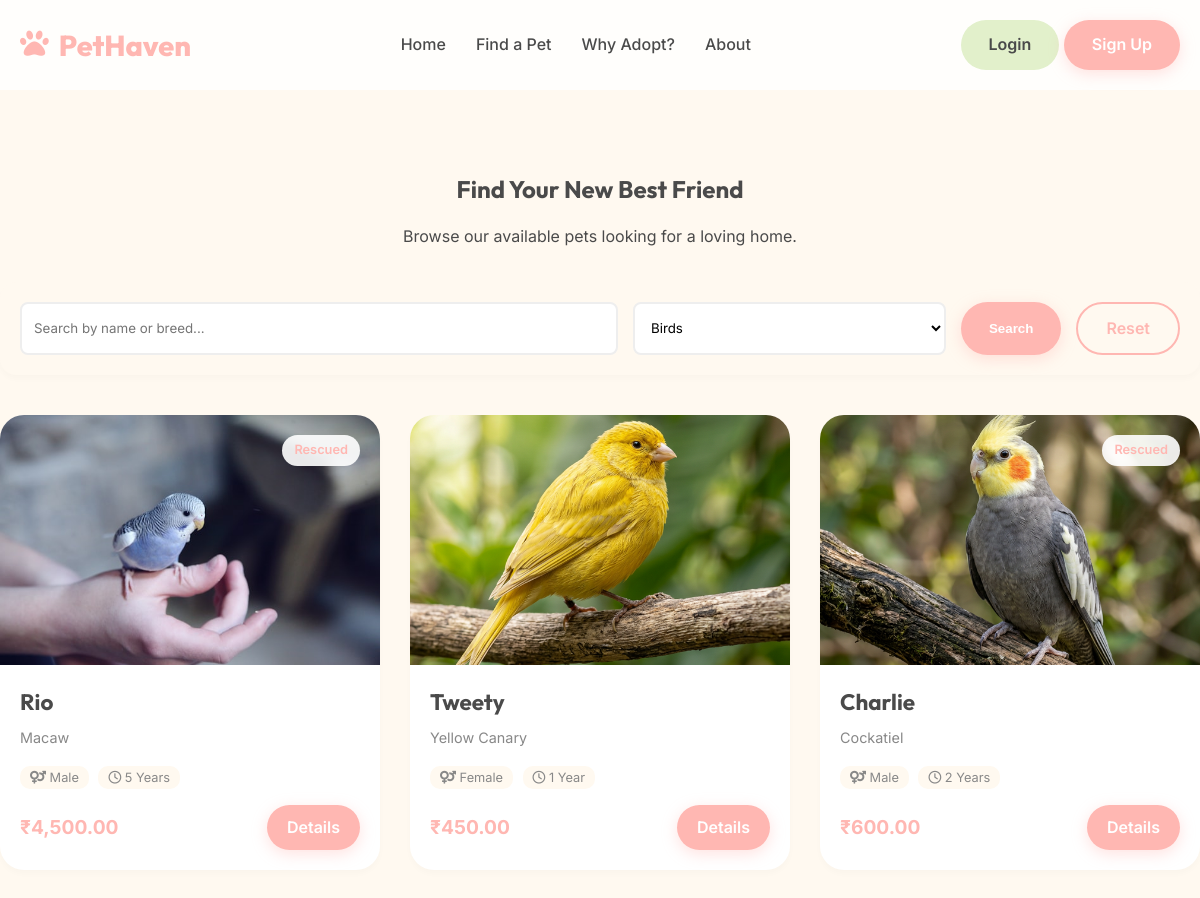
Page /index.php?section=find-pet&category=Birds on the committed database.
### tables this page shows
CREATE TABLE IF NOT EXISTS pets (
    name VARCHAR(100) PRIMARY KEY,
    category_name VARCHAR(50),
    breed VARCHAR(100),
    age VARCHAR(20),
    gender ENUM('Male', 'Female'),
    color VARCHAR(50),
    price DECIMAL(10, 2) DEFAULT 0.00,
    description TEXT,
    behavior TEXT,
    care_pattern TEXT,
    is_rescued BOOLEAN DEFAULT FALSE,
    image VARCHAR(255),
    status ENUM('available', 'adopted') DEFAULT 'available',
    created_at TIMESTAMP DEFAULT CURRENT_TIMESTAMP,
    FOREIGN KEY (category_name) REFERENCES categories(name)
);

### index.php (the view, shortened to what this page needs)
<?php
require_once 'includes/db.php';
require_once 'includes/header.php';
$section = isset($_GET['section']) ? $_GET['section'] : 'home';
if ($section === 'home'): ?>
    <header class="hero">
        <div class="container hero-grid">
            <div class="hero-content">
                <h1>Find a loving home, <br> <span style="color: var(--color-primary);">Adopt a loving soul.</span></h1>
                <p>Join our mission to provide every pet with the love and care they deserve. Your new best friend is just a click away.</p>
                <div style="display: flex; gap: 15px;">
                    <a href="index.php?section=find-pet" class="btn btn-primary">Find a Pet</a>
                    <a href="index.php?section=why-adopt" class="btn btn-outline">Why Adopt?</a>
                </div>
            </div>
            <div class="hero-image">
                <img src="assets/images/pet_max.jpg" alt="Happy Dog" style="width: 100%; height: 400px; object-fit: cover; border-radius: var(--radius-lg); box-shadow: var(--shadow-lg);">
            </div>
        </div>
    </header>
    <section class="section-padding container" id="categories">
        <div class="text-center mb-4">
            <h2 class="mb-2">Find Your Perfect Companion</h2>
            <p>Select a pet type to see who's available.</p>
        </div>
        <div class="categories-grid">
            <?php
            $cats = $pdo->query("SELECT * FROM categories")->fetchAll();
            foreach($cats as $cat):
                $iconClass = 'fa-paw';
                if(strtolower($cat['name']) == 'dogs') $iconClass = 'fa-dog';
                if(strtolower($cat['name']) == 'cats') $iconClass = 'fa-cat';
                if(strtolower($cat['name']) == 'birds') $iconClass = 'fa-dove';
                if(strtolower($cat['name']) == 'rabbits') $iconClass = 'fa-carrot';
            ?>
                <a href="index.php?section=find-pet&category=<?php echo urlencode($cat['name']); ?>" style="text-decoration: none; color: inherit;">
                    <div class="category-card">
                        <i class="fa-solid <?php echo $iconClass; ?> category-icon" style="color: var(--color-primary);"></i>
                        <h3><?php echo htmlspecialchars($cat['name']); ?></h3>
                    </div>
                </a>
            <?php endforeach; ?>
        </div>
    </section>
    <section class="section-padding" style="background: white;">
        <div class="container hero-grid" style="grid-template-columns: 1fr 1.2fr;">
            <div style="background: var(--color-warm-bg); padding: 40px; border-radius: var(--radius-lg);">
                <h2 class="mb-2">Why Choose PetHaven?</h2>
                <p class="mb-4">We are more than just a shelter; we are a community dedicated to animal welfare.</p>
                <div style="display: grid; gap: 20px;">
                    <div style="display: flex; gap: 15px; align-items: flex-start;">
                        <i class="fa-solid fa-heart-pulse fa-2x" style="color: var(--color-primary);"></i>
                        <div>
                            <h4>Health Guaranteed</h4>
                            <p style="font-size: 0.9rem; color: var(--color-text-light);">All our pets undergo thorough health checks and vaccinations before adoption.</p>
                        </div>
                    </div>
                    <div style="display: flex; gap: 15px; align-items: flex-start;">
                        <i class="fa-solid fa-hand-holding-heart fa-2x" style="color: var(--color-primary);"></i>
                        <div>
                            <h4>Support Team</h4>
                            <p style="font-size: 0.9rem; color: var(--color-text-light);">We provide 24/7 post-adoption support to help you and your pet settle in.</p>
                        </div>
                    </div>
                    <div style="display: flex; gap: 15px; align-items: flex-start;">
                        <i class="fa-solid fa-shield-cat fa-2x" style="color: var(--color-primary);"></i>
                        <div>
                            <h4>Safe Process</h4>
                            <p style="font-size: 0.9rem; color: var(--color-text-light);">Our adoption legalities are transparent and designed for the pet's safety.</p>
                        </div>
                    </div>
                </div>
            </div>
            <div style="padding-left: 40px;">
                <img src="assets/images/cat_cats.jpg" style="width: 100%; border-radius: var(--radius-lg); box-shadow: var(--shadow-soft);">
            </div>
        </div>
    </section>
<?php
elseif ($section === 'find-pet'): ?>
    <section class="section-padding container">
        <div class="text-center mb-4">
            <h2 class="mb-2">Find Your New Best Friend</h2>
            <p>Browse our available pets looking for a loving home.</p>
        </div>
        <?php
        $where = "p.status = 'available'";
        $params = [];
        if(isset($_GET['category']) && !empty($_GET['category'])) {
            $where .= " AND p.category_name = ?";
            $params[] = $_GET['category'];
        }
        $sql = "SELECT p.*, c.name as category_name FROM pets p LEFT JOIN categories c ON p.category_name = c.name WHERE $where ORDER BY p.created_at DESC";
        $stmt = $pdo->prepare($sql);
        $stmt->execute($params);
        $all_pets = $stmt->fetchAll(PDO::FETCH_ASSOC);
        ?>
        <div style="background: var(--color-warm-bg); padding: 20px; border-radius: var(--radius-md); box-shadow: var(--shadow-card); margin-bottom: 40px;">
            <form method="GET" action="index.php" style="display: flex; gap: 15px; flex-wrap: wrap;">
                <input type="text" name="search" placeholder="Search by name or breed..." class="form-control" style="flex: 2; background: white;" value="<?php echo htmlspecialchars($_GET['search'] ?? ''); ?>">
                <select name="category" class="form-control" style="flex: 1; background: white;" onchange="this.form.submit()">
                    <?php
                    $cats = $pdo->query("SELECT * FROM categories")->fetchAll();
                    foreach($cats as $c) {
                        $selected = (isset($_GET['category']) && $_GET['category'] == $c['name']) ? 'selected' : '';
                        echo "<option value='{$c['name']}' $selected>{$c['name']}</option>";
                    }
                    ?>
                </select>
                <button type="submit" class="btn btn-primary">Search</button>
                <a href="index.php?section=find-pet" class="btn btn-outline" style="text-decoration: none; display: flex; align-items: center;">Reset</a>
            </form>
        </div>
        <?php if(count($all_pets) > 0): ?>
            <div class="pets-grid">
                <?php foreach($all_pets as $pet): ?>
                <div class="pet-card">
                    <?php if($pet['is_rescued']): ?>
                        <span class="pet-badge">Rescued</span>
                    <?php endif; ?>
                    <div class="pet-image">
                        <img src="<?php echo $pet['image']; ?>" alt="<?php echo $pet['name']; ?>" style="width: 100%; height: 250px; object-fit: cover;">
                    </div>
                    <div class="pet-info">
                        <h3 class="pet-name"><?php echo htmlspecialchars($pet['name']); ?></h3>
                        <p class="pet-breed"><?php echo htmlspecialchars($pet['breed']); ?></p>
                        <div style="margin-bottom: 15px;">
                            <span class="tag"><i class="fa-solid fa-venus-mars"></i> <?php echo $pet['gender']; ?></span>
                            <span class="tag"><i class="fa-regular fa-clock"></i> <?php echo $pet['age']; ?></span>
                        </div>
                        <div style="display: flex; justify-content: space-between; align-items: center;">
                            <span style="font-weight: 700; color: var(--color-primary); font-size: 1.2rem;">
                                <?php echo $pet['price'] > 0 ? '₹'.number_format($pet['price'], 2) : 'Free Adoption'; ?>
                            </span>
                            <a href="pet_details.php?name=<?php echo urlencode($pet['name']); ?>" class="btn btn-primary" style="padding: 10px 20px;">Details</a>
                        </div>
                    </div>
                </div>
                <?php endforeach; ?>
            </div>
        <?php else: ?>
            <div class="text-center section-padding">
                <i class="fa-solid fa-magnifying-glass fa-3x mb-3" style="color: #ddd;"></i>
                <h3>No pets found</h3>
                <p>Try searching for something else or browse all categories.</p>
                <a href="index.php?section=find-pet" class="btn btn-primary mt-3">Reset Search</a>
            </div>
        <?php endif; ?>
    </section>
<?php
elseif ($section === 'why-adopt'): ?>
<section class="section-padding" id="why-adopt" style="min-height: 80vh; display: flex; align-items: center;">
    <div class="container">
        <div class="hero-grid">
            <div style="order: 2;">
                <h2 class="mb-4">Why Adopt a Pet?</h2>
                <div style="margin-bottom: 30px;">
                    <h4 style="color: var(--color-primary); margin-bottom: 10px;"><i class="fa-solid fa-heart"></i> Save a Life</h4>
                    <p>When you adopt, you save a loving animal by making them part of your family and open up shelter space for another animal who might need it.</p>
                </div>
                <div style="margin-bottom: 30px;">
                     <h4 style="color: var(--color-primary); margin-bottom: 10px;"><i class="fa-solid fa-hand-holding-heart"></i> Unconditional Love</h4>
                    <p>Rescued pets are often the most grateful and loyal companions. They seem to know you saved them.</p>
                </div>
                <div>
                     <h4 style="color: var(--color-primary); margin-bottom: 10px;"><i class="fa-solid fa-ban"></i> Stop Puppy Mills</h4>
                    <p>Adoption is a way to fight against cruel breeding facilities. Be part of the solution, not the problem.</p>
                </div>
                <div class="mt-4">
                    <a href="index.php?section=find-pet" class="btn btn-primary">Browse available pets</a>
                </div>
            </div>
            <div style="order: 1;">
                 <img src="https://images.unsplash.com/photo-1570018144715-43110363d70a?auto=format&fit=crop&w=800&q=80" alt="Dog Paw" style="width: 100%; height: 500px; object-fit: cover; border-radius: var(--radius-lg); box-shadow: var(--shadow-lg);">
            </div>
        </div>
    </div>
</section>
<?php elseif ($section === 'about'): ?>
<section class="section-padding" id="about" style="min-height: 80vh; display: flex; align-items: center; background-color: var(--color-light);">
    <div class="container">
        <div class="hero-grid">
            <div class="hero-image">
                <img src="https://images.unsplash.com/photo-1599443015574-be5fe8a05783?auto=format&fit=crop&w=800&q=80" alt="Pet Shelter" style="width: 100%; height: 500px; object-fit: cover; border-radius: var(--radius-lg); box-shadow: var(--shadow-lg);">
            </div>
            <div class="hero-content">
                <h2 class="mb-4">About PetHaven Shelter</h2>
                <p class="mb-3">Founded in 2026, PetHaven has been dedicated to rescuing, rehabilitating, and rehoming abandoned and neglected animals. We believe every soul deserves a second chance at happiness.</p>
                <p class="mb-4">Our team of dedicated volunteers works tirelessly to ensure that every pet receives medical care, love, and training before finding their forever families. We are more than just a shelter; we are a community of animal lovers.</p>
                <ul style="list-style: none; padding: 0; margin-bottom: 30px;">
                    <li style="margin-bottom: 10px;"><i class="fa-solid fa-check" style="color: var(--color-primary); margin-right: 10px;"></i> Over 500+ successful adoptions</li>
                    <li style="margin-bottom: 10px;"><i class="fa-solid fa-check" style="color: var(--color-primary); margin-right: 10px;"></i> 100% No-kill policy</li>
                    <li style="margin-bottom: 10px;"><i class="fa-solid fa-check" style="color: var(--color-primary); margin-right: 10px;"></i> Post-adoption support</li>
                </ul>
                <a href="register.php" class="btn btn-primary">Join our community</a>
            </div>
        </div>
    </div>
</section>
<?php endif; ?>
<?php require_once 'includes/footer.php'; ?>

### rows in the picture
pets: is_rescued "Rescued", image (picture), name "Rio", breed "Macaw", gender "Male", age "5 Years", price "4,500.00"
pets: image (picture), name "Tweety", breed "Yellow Canary", gender "Female", age "1 Year", price "450.00"
pets: is_rescued "Rescued", image (picture), name "Charlie", breed "Cockatiel", gender "Male", age "2 Years", price "600.00"

### other values in the picture
form field category "Birds"
